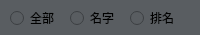
<?xml version="1.0" encoding="UTF-8"?>
<ui version="4.0">
 <class>SearchOptionWidget</class>
 <widget class="QWidget" name="SearchOptionWidget">
  <property name="geometry">
   <rect>
    <x>0</x>
    <y>0</y>
    <width>200</width>
    <height>35</height>
   </rect>
  </property>
  <property name="font">
   <font>
    <family>微软雅黑</family>
   </font>
  </property>
  <property name="windowTitle">
   <string>Form</string>
  </property>
  <property name="styleSheet">
   <string notr="true"/>
  </property>
  <widget class="QWidget" name="widget" native="true">
   <property name="geometry">
    <rect>
     <x>0</x>
     <y>0</y>
     <width>200</width>
     <height>35</height>
    </rect>
   </property>
   <property name="styleSheet">
    <string notr="true">background-color: rgb(89, 93, 97);</string>
   </property>
   <widget class="QRadioButton" name="radioButton3">
    <property name="geometry">
     <rect>
      <x>130</x>
      <y>10</y>
      <width>55</width>
      <height>16</height>
     </rect>
    </property>
    <property name="font">
     <font>
      <family>微软雅黑</family>
      <pointsize>9</pointsize>
     </font>
    </property>
    <property name="cursor">
     <cursorShape>PointingHandCursor</cursorShape>
    </property>
    <property name="focusPolicy">
     <enum>Qt::NoFocus</enum>
    </property>
    <property name="text">
     <string>排名</string>
    </property>
   </widget>
   <widget class="QRadioButton" name="radioButton1">
    <property name="geometry">
     <rect>
      <x>10</x>
      <y>10</y>
      <width>55</width>
      <height>16</height>
     </rect>
    </property>
    <property name="font">
     <font>
      <family>微软雅黑</family>
      <pointsize>9</pointsize>
     </font>
    </property>
    <property name="cursor">
     <cursorShape>PointingHandCursor</cursorShape>
    </property>
    <property name="focusPolicy">
     <enum>Qt::NoFocus</enum>
    </property>
    <property name="styleSheet">
     <string notr="true"/>
    </property>
    <property name="text">
     <string>全部</string>
    </property>
   </widget>
   <widget class="QRadioButton" name="radioButton2">
    <property name="geometry">
     <rect>
      <x>70</x>
      <y>10</y>
      <width>55</width>
      <height>16</height>
     </rect>
    </property>
    <property name="font">
     <font>
      <family>微软雅黑</family>
      <pointsize>9</pointsize>
     </font>
    </property>
    <property name="cursor">
     <cursorShape>PointingHandCursor</cursorShape>
    </property>
    <property name="focusPolicy">
     <enum>Qt::NoFocus</enum>
    </property>
    <property name="text">
     <string>名字</string>
    </property>
   </widget>
  </widget>
 </widget>
 <resources/>
 <connections/>
</ui>
